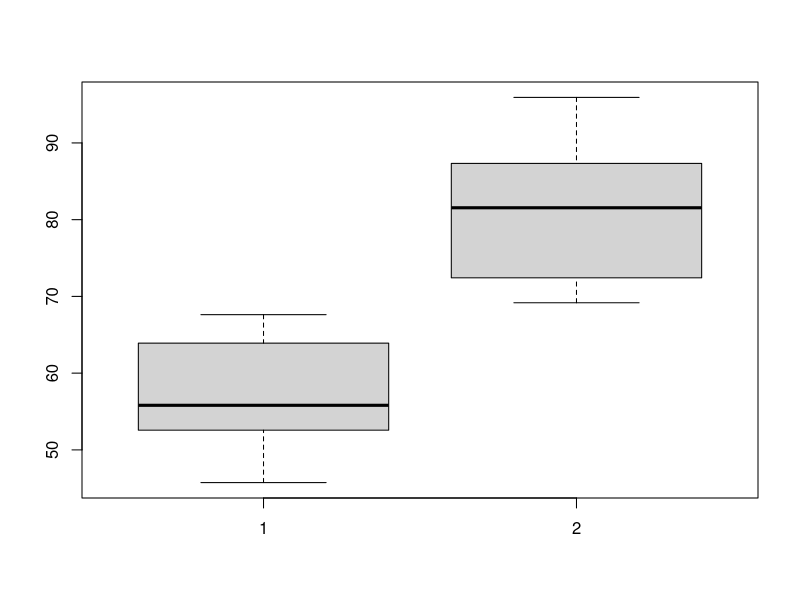
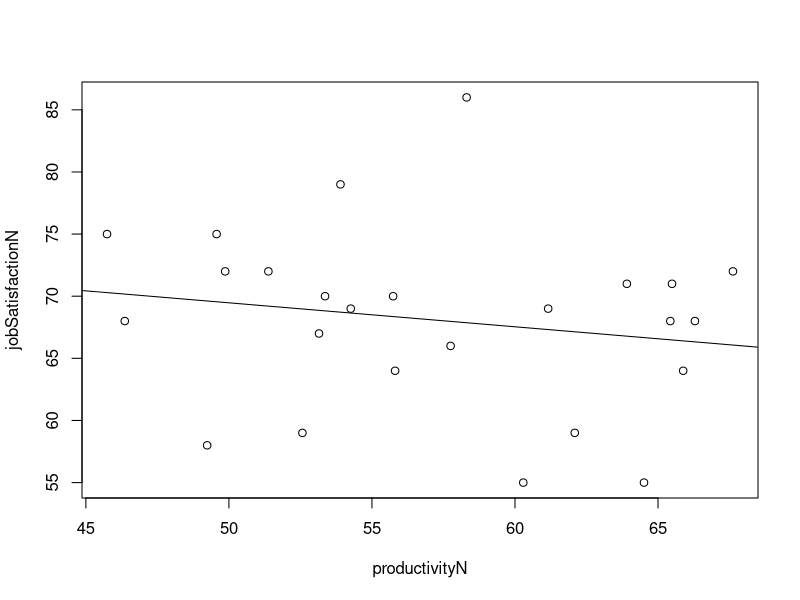
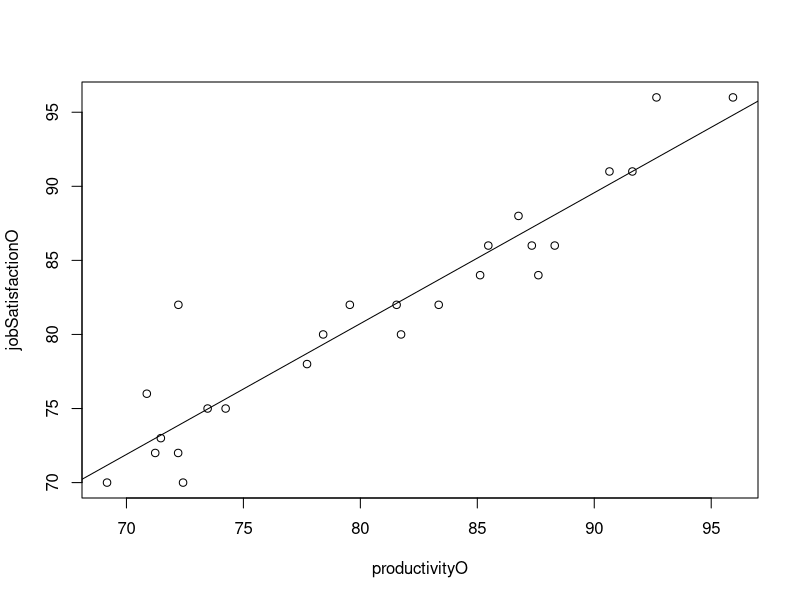

Write R code to recreate these figures, in order.
### Pre-requisites
# Load data
data <- read.csv("assignment.csv")

# Fetch the required values for the analysis
# N = no onboarding, O = onboarding
productivityN <- data$productivityN
jobSatisfactionN <- data$jobSatisfactionN
productivityO <- data$productivityO
jobSatisfactionO <- data$jobSatisfactionO



### Investigation 1 - Compare means
## Means and standard deviations
productivityN.Mean = round(mean(productivityN),3)
productivityN.Sd = round(sd(productivityN),3)
productivityO.Mean = round(mean(productivityO),3)
productivityO.Sd = round(sd(productivityO),3)
cat("Productivity N (Mean): ", productivityN.Mean, "\n") # 57.187
cat("Productivity N (SD): ", productivityN.Sd, "\n") # 6.728
cat("Productivity O (Mean): ", productivityO.Mean, "\n") # 80.844
cat("Productivity O (SD): ", productivityO.Sd, "\n") # 8.054
# Productivity O mean and standard deviation is higher than Productivity N. 
# Indicating that O is more productive than N, and O is also slightly more spread out.

## Boxplot
# I will use a boxplot to vizualize the above statements
boxplot(productivityN, productivityO)

## Testing assumptions to decide which test to use to compare the two means
# Shapiro-Wilk normality test for the first group
productivityN.Normality <- shapiro.test(productivityN)
# Shapiro-Wilk normality test for the second group
productivityO.Normality <- shapiro.test(productivityO)

print(productivityN.Normality) # W = 0.94364, p-value = 0.1796. (p > 0.05, so normalized)
print(productivityO.Normality) # W = 0.93512, p-value = 0.1142. (p > 0.05, so normalized)
# Result: The p-value from the Shapiro-Wilk tests are all greater than 0.05, 
# so I can assume the data is normally distributed and proceed with parametric tests.

## F test to compare the two variances (Skipped)
# I will not perform the an F-test since, since the t-test used in the next step uses Welch’s test by default,
# which corrects potential differences in variances.

## Paired t-test (parametric)
# Since the groups are dependent and the data is normalized (assumptions are met, assuming usage of Welch's varaince correction later), 
# I choose the paired t-test.
tTest <- t.test(productivityN, productivityO, paired = TRUE)
print(tTest) # t = -12.647, df = 24, p-value = 4.183e-12
# Result: The p-value from the t-test is less than 0.05, so we can reject the null hypothesis that the means are equal.

## Effect size
tValue <- tTest$statistic
df <- tTest$parameter
r <- sqrt(tValue^2/(tValue^2+df))
cat("Effect size: ", r, "\n") # 0.9324842
# Result: The effect size is > 0.5, and close to 1, indicating a large effect.

## Final result
# Using onboarding improved productivity (M = 80.844, SD = 8.054) in comparison to productivity without onboarding (M = 57.187, SD = 6.728)
# The difference is statistically significant: p-value = 4.183e-12, which is smaller than alpha (α = 0.05). 
# The effect size is large, r = 0.9324842.

# -------------------------

### Investigation 2 - Correlation

# Scatter plot to vizualize
plot(productivityN, jobSatisfactionN)
abline(lm(jobSatisfactionN ~ productivityN))
plot(productivityO, jobSatisfactionO)
abline(lm(jobSatisfactionO ~ productivityO))

## Testing assumptions to decide which correlation test to use
# We already know that the productivity columns are normally distributed.
# But we need to make sure the job satisfaction columns are also normally distributed.
jobSatisfactionN.Normality <- shapiro.test(jobSatisfactionN)
jobSatisfactionO.Normality <- shapiro.test(jobSatisfactionO)
print(jobSatisfactionN.Normality) # W = 0.95522, p-value = 0.3275 (p > 0.05, so normalized)
print(jobSatisfactionO.Normality) # W = 0.95951, p-value = 0.4047 (p > 0.05, so normalized)
# Result: The p-value from the Shapiro-Wilk tests are all greater than 0.05, 
# so I can assume the data is normally distributed and proceed with parametric tests.

# F-test for variance
var.test(productivityN, jobSatisfactionN) # F = 0.86503, num df = 24, denom df = 24, p-value = 0.7253
var.test(productivityO, jobSatisfactionO) # F = 1.1395, num df = 24, denom df = 24, p-value = 0.7516
# Results: the high p-values suggests that the variances are equal.

## Pearson's Test
# I choose Pearson's Test since all assumptions are met (normality and similar variance)
correlationTestN <- cor.test(productivityN, jobSatisfactionN, method = "pearson")
correlationTestO <- cor.test(productivityO, jobSatisfactionO, method = "pearson")

print(correlationTestN) # t = -0.8747, df = 23, p-value = 0.3908, cor -0.1794275
# The correlation coefficient suggests a weak negative relationship between the two variables.
# Since this p-value is greater than 0.05, it suggests that there is no statistically significant correlation between the two variables.
print(correlationTestO) # t = 13.574, df = 23, p-value = 1.82e-12, cor 0.9428797
# The correlation coefficient suggests a very strong positive relationship between the two variables.
# The p-value is less than 0.05, suggesting statistically significant correlation between the two variables.

## Final result
# N: There is a weak negative correlation between productivity and job satisfaction of the employees who are not involved in onboarding.
# The correlation coefficient is -0.1794275. The p-value = 0.3908, which is greater than the significance level of 0.05. The relationship is not statistically significant.

# O: There is a strong positive correlation betwen productivity and job satisfaction of the employees who are involved in onboarding. 
# The correlation coefficient is +0.9428797. The p-value = 1.82e-12, which is smaller than the significance level of 0.05. The relationship is statistically significant.